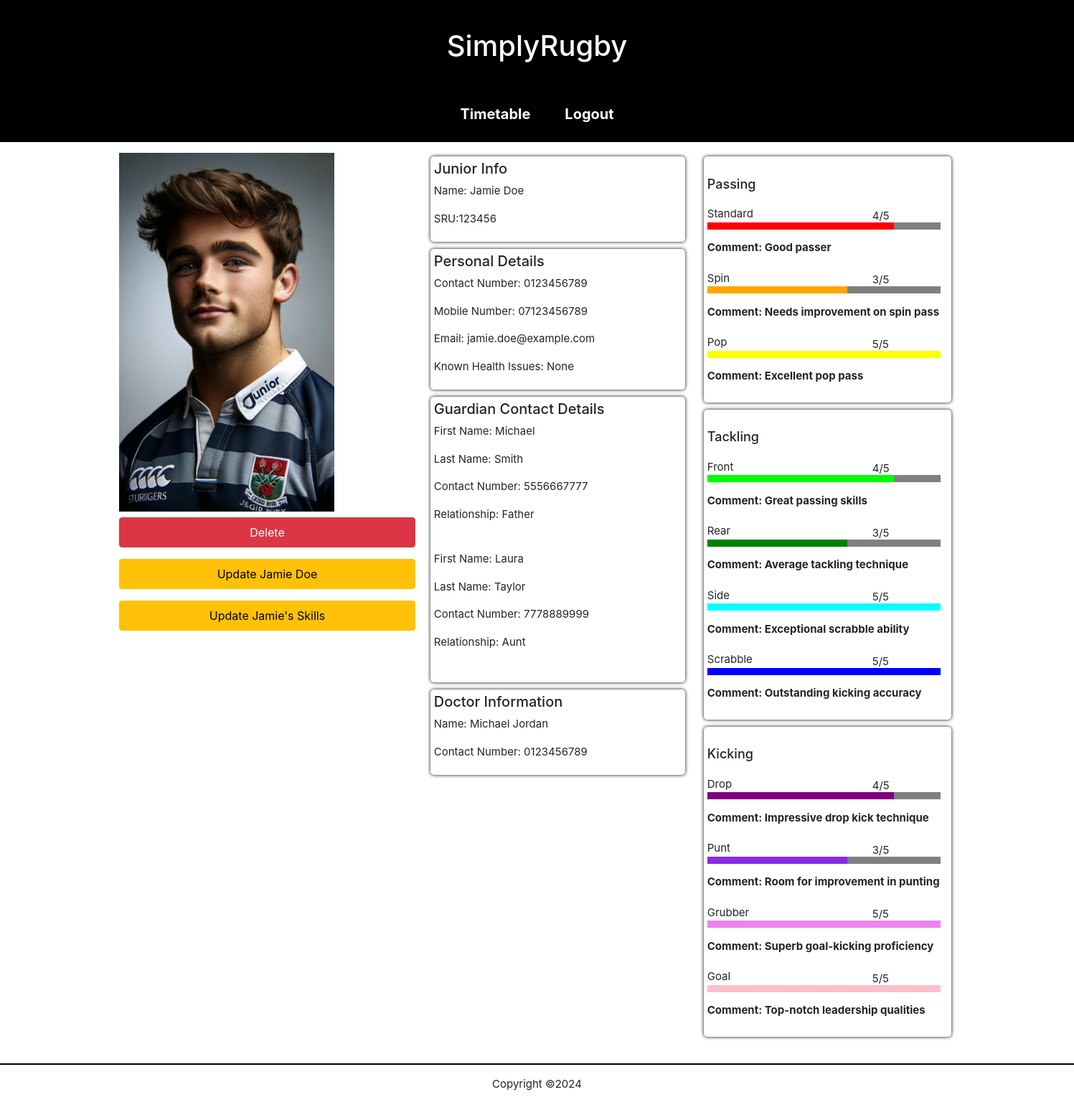
The app's page /junior-page.php?id=1 (signed in) with its own data.
### tables this page shows
CREATE TABLE juniors(
junior_id INT PRIMARY KEY AUTO_INCREMENT NOT NULL,
address_id INT NOT NULL,
user_id INT,
first_name  varchar(32) NOT NULL,
last_name  varchar(32) NOT NULL,
dob DATE,
sru_no  INT NOT NULL,
contact_no  varchar(40) NOT NULL,
mobile_no  varchar(40),
email_address varchar(45),
health_issues TEXT,
filename VARCHAR(64),
FOREIGN KEY (address_id) REFERENCES addresses (address_id),
FOREIGN KEY (user_id) REFERENCES users (user_id)
);

CREATE TABLE guardians(
  guardian_id INT AUTO_INCREMENT PRIMARY KEY,
  address_id INT NOT NULL,
  guardian_first_name varchar(48) NOT NULL,
  guardian_last_name varchar(48) NOT NULL,
  guardian_contact_no varchar(45) NOT NULL,
  relationship varchar(35) NOT NULL,
  FOREIGN KEY (address_id) REFERENCES addresses(address_id)
);

CREATE TABLE doctors(
doctor_id INT PRIMARY KEY AUTO_INCREMENT NOT NULL,
doctor_first_name  varchar(32) NOT NULL,
doctor_last_name  varchar(32) NOT NULL,
doctor_contact_no  varchar(40) NOT NULL
);

CREATE TABLE junior_skills (
  junior_id INT NOT NULL,
  skill_id INT NOT NULL,
  squad_id INT NOT NULL,
  skill_level INT NOT NULL,
  comment TEXT,
  PRIMARY KEY (junior_id, skill_id),
  FOREIGN KEY (junior_id) REFERENCES juniors(junior_id),
  FOREIGN KEY (skill_id) REFERENCES skills(skill_id)
);

CREATE TABLE skills (
  skill_id  INT PRIMARY KEY AUTO_INCREMENT NOT NULL,
  category varchar(30) NOT NULL,
  skill_name varchar(30) NOT NULL
);

### junior-page.php (called while the page is built, shortened)
<?php
require("classes/components.php");
require("classes/utils.php");
require("classes/junior.php");
$junior = Junior::getJunior($_GET["id"]);
Components::singleJunior($junior);
?>

### classes/junior.php (called while the page is built, shortened)
<?php
require_once("classes/utils.php");
class Junior
{
  public static function getJuniorSkills($playerId)
  {
    $conn = Connection::connect();
    $stmt = $conn->prepare(SQL::$getJuniorSkills);
    $stmt->execute([$playerId]);
    $juniors = $stmt->fetchAll();
    return $juniors;
  }
  public static function getJunior($playerId)
  {
    $conn = Connection::connect();
    $stmt = $conn->prepare(SQL::$getJunior);
    $stmt->execute([$playerId]);
    $junior = $stmt->fetch();
    return $junior;
  }
  public static function getGuardians($playerId)
  {
    $conn = Connection::connect();
    $stmt = $conn->prepare(SQL::$getJuniorGuardians);
    $stmt->execute([$playerId]);
    $juniors = $stmt->fetchAll();
    return $juniors;
  }
}

### classes/utils.php (called while the page is built, shortened)
<?php
class Utils {
  public static function escape($input) {
    return trim(htmlspecialchars($input));
  }
}

### components/junior-skill.php (the view, shortened to what this page needs)
<div class="skill-card">
    <div class="skill-name-container"><?php echo $skillName; ?></div>
    <div class="level-bar-container">
        <div>
            <div id="level-bar-<?php echo $skillName; ?>" class="skill-level-bar"></div>
        </div>
        <p class="level-rating"><?php echo $skillLevel; ?>/5</p>
        <div class="skill-comment">Comment: <?php echo $comment; ?></div>
    </div>
</div>

### classes/components.php (shortened to what this page needs)
<?php
class Components {
  public static function pageHeader($pageTitle, $stylesheets, $scripts) {
    require("components/header.php");
  }
  public static function pageFooter() {
    require("components/footer.php");
  }
  public static function singleJunior($junior)
  {
    if (!empty($junior)) {
      $firstName = Utils::escape($junior["first_name"]);
      $lastName = Utils::escape($junior["last_name"]);
      $sruNumber = Utils::escape($junior["sru_no"]);
      $contactNumber = Utils::escape($junior["contact_no"]);
      $mobileNumber = Utils::escape($junior["mobile_no"]);
      $emailAddress = Utils::escape($junior["email_address"]);
      $healthIssues = Utils::escape($junior["health_issues"]);
      $filename = Utils::escape($junior["filename"]);
      $doctorFirstName = Utils::escape($junior["doctor_first_name"]);
      $doctorLastName = Utils::escape($junior["doctor_last_name"]);
      $doctorContact = Utils::escape($junior["doctor_contact_no"]);
      require("components/junior-single.php");
    } else {
      require("components/no-single-player-found.php");
    }
  }
  public static function juniorGuardians($juniors)
  {
    if (!empty($juniors)) {
      foreach ($juniors as $junior) {
        $guardianFirstName = Utils::escape($junior["guardian_first_name"]);
        $guardianLastName = Utils::escape($junior["guardian_last_name"]);
        $guardianContactNum = Utils::escape($junior["guardian_contact_no"]);
        $relationship = Utils::escape($junior["relationship"]);
        require("components/guardian-single.php");
      }
    } else {
      require("components/no-players-found.php");
    }
  }
  public static function juniorPassingSkill($juniors)
  {
    if (!empty($juniors)) {
      foreach ($juniors as $junior) {
        $skillCategory = Utils::escape($junior["category"]);
        $skillName = Utils::escape($junior["skill_name"]);
        $skillLevel = Utils::escape($junior["skill_level"]);
        $comment = Utils::escape($junior["comment"]);
        if($skillCategory == "Passing"){
          require("components/junior-skill.php");
        }
      }
    } else {
      require("components/no-players-found.php");
    }
  }
  public static function juniorTacklingSkill($juniors)
  {
    if (!empty($juniors)) {
      foreach ($juniors as $junior) {
        $skillCategory = Utils::escape($junior["category"]);
        $skillName = Utils::escape($junior["skill_name"]);
        $skillLevel = Utils::escape($junior["skill_level"]);
        $comment = Utils::escape($junior["comment"]);
        if($skillCategory == "Tackling"){
          require("components/junior-skill.php");
        }
      }
    } else {
      require("components/no-players-found.php");
    }
  }
  public static function juniorKickingSkill($juniors)
  {
    if (!empty($juniors)) {
      foreach ($juniors as $junior) {
        $skillCategory = Utils::escape($junior["category"]);
        $skillName = Utils::escape($junior["skill_name"]);
        $skillLevel = Utils::escape($junior["skill_level"]);
        $comment = Utils::escape($junior["comment"]);
        if($skillCategory == "Kicking"){
          require("components/junior-skill.php");
        }
      }
    } else {
      require("components/no-players-found.php");
    }
  }
}

### components/junior-single.php (shortened to what this page needs)
<main class="content-wrapper profile-content">
  <div class="profile-content-container">
  <div class="profile-container">
      <div>
        <img class="profile-img" src="images/<?php echo $filename; ?>" alt="Cover of <?php echo $firstName; ?>" class="profile-img">
        <form
          method="post"
          action="">
          <input type="submit" id="deleteBtn" class="btn btn-danger my-2" value="Delete">
          <input type="submit" class="btn btn-warning my-2" name="updateSubmit" value="<?php echo 'Update ', $firstName, ' ', $lastName; ?>">
          <input type="submit" class="btn btn-warning my-2" name="updateSkillSubmit" value="<?php echo 'Update ', $firstName. '\'s Skills'; ?>">
        </form>
      </div>
  </div>
    <div class="profile-container">
      <div class="profile-items">
        <h2>Junior Info</h2>
        <p><?php echo 'Name: ', $firstName, ' ', $lastName; ?></p>
        <p><?php echo 'SRU:', $sruNumber; ?></p>
      </div>
      <div class="profile-items">
        <h2>Personal Details</h2>
        <p><?php echo 'Contact Number: ', $contactNumber; ?></p>
        <p><?php echo 'Mobile Number: ', $mobileNumber; ?></p>
        <p><?php echo 'Email: ', $emailAddress; ?></p>
        <p><?php echo 'Known Health Issues: ', $healthIssues; ?></p>
      </div>
      <div class="profile-items">
      <h2>Guardian Contact Details</h2>
      <?php
          $skill = Junior::getGuardians($_GET["id"]);
          Components::juniorGuardians($skill);
          ?>
      </div>
      <div class="profile-items">
        <h2>Doctor Information</h2>
        <p><?php echo 'Name: ', $doctorFirstName, ' ', $doctorLastName; ?></p>
        <p><?php echo 'Contact Number: ', $doctorContact; ?></p>
      </div>
    </div>
    <div class="skills-card-container">
      <div class="skills-card passing-card">
        <div>
          <br>
          <h3>Passing</h3>
        </div>
        <?php
          $skill = Junior::getJuniorSkills($_GET["id"]);
          Components::juniorPassingSkill($skill);
        ?>
      </div>
      <div class="skills-card tackling-card">
        <div>
          <br>
          <h3>Tackling</h3>
        </div>
      </div>
      <div class="skills-card kicking-card">
        <div>
          <br>
          <h3>Kicking</h3>
        </div>
      </div>
    </div>
  </div>
</main>

### components/guardian-single.php
<p><?php echo 'First Name: ', $guardianFirstName?></p>
<p><?php echo 'Last Name: ', $guardianLastName; ?></p>
<p><?php echo 'Contact Number: ', $guardianContactNum; ?></p>
<p><?php echo 'Relationship: ', $relationship; ?></p>
<br>

### css/style.css (style rules this page uses)
* { box-sizing: border-box; }
body { margin: 0; overflow-x: hidden; }
body, button, input, textarea, select { font-family: "Arial", "Helvetica", sans-serif; font-size: 16px; }
.content-wrapper { margin: auto; width: 100%; }
input:not(input.button) { margin-bottom: 16px; padding: 8px; width: 100%; }
#level-bar-Standard { background-color: red; }
#level-bar-Spin { background-color: orange; }
#level-bar-Pop { background-color: yellow; }
#level-bar-Front { background-color: lime; }
#level-bar-Rear { background-color: green; }
#level-bar-Side { background-color: cyan; }
#level-bar-Scrabble { background-color: blue; }
#level-bar-Drop { background-color: purple; }
#level-bar-Punt { background-color:blueviolet; }
#level-bar-Grubber { background-color: violet; }
#level-bar-Goal { background-color: pink; }
@media screen and (min-width:320px) { .profile-content-container { margin:15px 0; display: flex; flex-direction: column; align-items: center; } }
@media screen and (min-width:320px) { .profile-items { width: 355px; margin: 0 auto; } }
@media screen and (min-width:320px) { .profile-img { width:355px; height: 350px; object-fit: cover; } }
@media screen and (min-width:320px) { p, .skills-card div { font-size: 15px; } }
@media screen and (min-width:320px) { h2 { font-size: 20px; } }
@media screen and (min-width:320px) { h3 { font-size: 18px; } }
@media screen and (min-width:320px) { .profile-items, .skills-card { margin:5px; padding:5px; border-radius: 5px; box-shadow: black 0 0 5px 0px; } }
@media screen and (min-width:320px) { .level-rating { margin-top:-30px; margin-left:285px; } }
@media screen and (min-width:320px) { .skill-comment { margin-top:20px; } }
@media screen and (min-width:320px) { p, body, td, input, select, button { font-family: -apple-system,system-ui,BlinkMacSystemFont,'Segoe UI',Roboto,'Helvetica Neue',Arial,sans-serif; } }
@media screen and (min-width: 950px) { .content-wrapper { width: 973px; } }
@media screen and (min-width: 950px) { .profile-img { height: 500px; width: 300px; object-fit: cover; } }
@media screen and (min-width: 950px) { .level-rating { margin:-30px 0 0 230px; } }
@media screen and (min-width: 950px) { .skill-comment { margin-top:22px; font-weight: bold; } }
@media screen and (min-width: 950px) { .skill-name-container { margin-top:15px; } }
@media screen and (min-width: 950px) { .skill-card { width: 650px; margin:20px 0; } }
@media screen and (min-width: 950px) { .passing-card { margin-bottom:5px; } }
@media screen and (min-width: 950px) { .tackling-card, .kicking-card { margin: 10px 0; } }
@media screen and (min-width: 950px) { .skills-card { padding:10px 2px; width: 345px; } }
@media screen and (min-width: 950px) { .level-bar-container { width: 325px; } }
@media screen and (min-width: 950px) { .profile-content { width: 100%; } }
@media screen and (min-width: 950px) { .profile-container { display: flex; flex-direction: column; flex-wrap: wrap; justify-content: flex-start; align-items: stretch; align-content: flex-start; } }
@media screen and (min-width: 950px) { .profile-items:nth-child(1) { display: block; flex-grow: 0; flex-shrink: 1; flex-basis: auto; align-self: auto; order: 0; } }
@media screen and (min-width: 950px) { .profile-items:nth-child(2) { display: block; flex-grow: 0; flex-shrink: 1; flex-basis: auto; align-self: auto; order: 0; } }
@media screen and (min-width: 950px) { .profile-items:nth-child(3) { display: block; flex-grow: 0; flex-shrink: 1; flex-basis: auto; align-self: auto; order: 0; } }
@media screen and (min-width: 950px) { .profile-items:nth-child(4) { display: block; flex-grow: 0; flex-shrink: 1; flex-basis: auto; align-self: auto; order: 0; } }
@media screen and (min-width: 950px) { .profile-content-container { display: flex; flex-direction: row; align-items: start; justify-content: center; gap:16px; } }
@media screen and (min-width: 950px) { .skills-card-container { display: flex; flex-direction: column; } }
@media screen and (min-width: 950px) { .profile-items, .skills-card { margin:5px; padding:5px; border-radius: 5px; box-shadow: black 0 0 5px 0px; } }
@media screen and (min-width: 950px) { .passing-card h3 { margin-top:0; } }

### records on screen
juniors: filename (picture), updateSubmit "Update Jamie Doe", updateSkillSubmit "Update Jamie's Skills", first_name "Jamie", last_name "Doe", sru_no "123456", contact_no "0123456789", mobile_no "07123456789", email_address "jamie.doe@example.com", health_issues "None", guardians.guardian_first_name "Michael", guardians.guardian_last_name "Smith", guardians.guardian_contact_no "5556667777", guardians.relationship "Father", guardians.guardian_first_name "Laura", guardians.guardian_last_name "Taylor", guardians.guardian_contact_no "7778889999", guardians.relationship "Aunt"
doctors: doctor_first_name "Michael", doctor_last_name "Jordan", doctor_contact_no "0123456789"
junior_skills: skill.skill_name "Standard", skill_level "4", comment "Good passer"
junior_skills: skill.skill_name "Spin", skill_level "3", comment "Needs improvement on spin pass"
junior_skills: skill.skill_name "Pop", skill_level "5", comment "Excellent pop pass"
junior_skills: skill.skill_name "Front", skill_level "4", comment "Great passing skills"
junior_skills: skill.skill_name "Rear", skill_level "3", comment "Average tackling technique"
junior_skills: skill.skill_name "Side", skill_level "5", comment "Exceptional scrabble ability"
junior_skills: skill.skill_name "Scrabble", skill_level "5", comment "Outstanding kicking accuracy"
junior_skills: skill.skill_name "Drop", skill_level "4", comment "Impressive drop kick technique"
junior_skills: skill.skill_name "Punt", skill_level "3", comment "Room for improvement in punting"
junior_skills: skill.skill_name "Grubber", skill_level "5", comment "Superb goal-kicking proficiency"
junior_skills: skill.skill_name "Goal", skill_level "5", comment "Top-notch leadership qualities"
